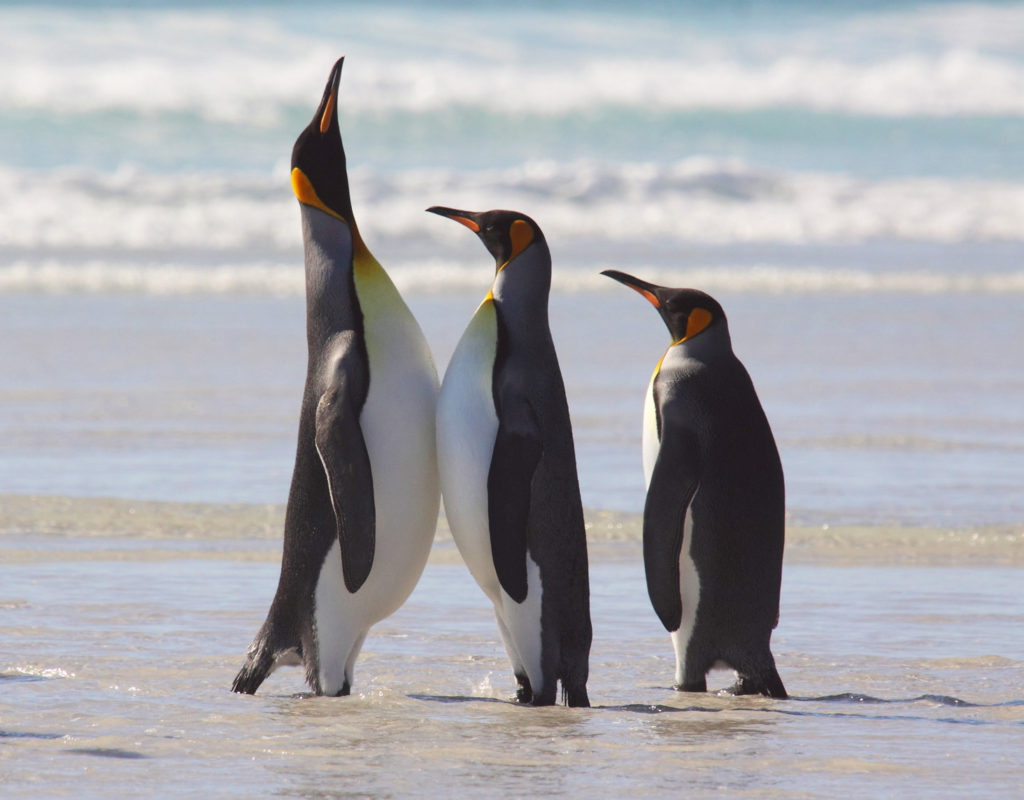
#> input picture assignment-27/Object Detection Ex/Input/pinguine3.jpg, 1024 x 800 px
$ jupyter execute pinguine.ipynb
#> lines starting #> are read from the running program, lines starting #| are printed output that depends on the picture; after the words box and inside, x2 and y2 are one past the last pixel; in counts of white or black regions, pixels touching at a corner belong together
[cell 1]
import cv2
import matplotlib.pyplot as plt

[cell 2]
org_img = cv2.imread( "Input/pinguine3.jpg" , cv2.IMREAD_GRAYSCALE)
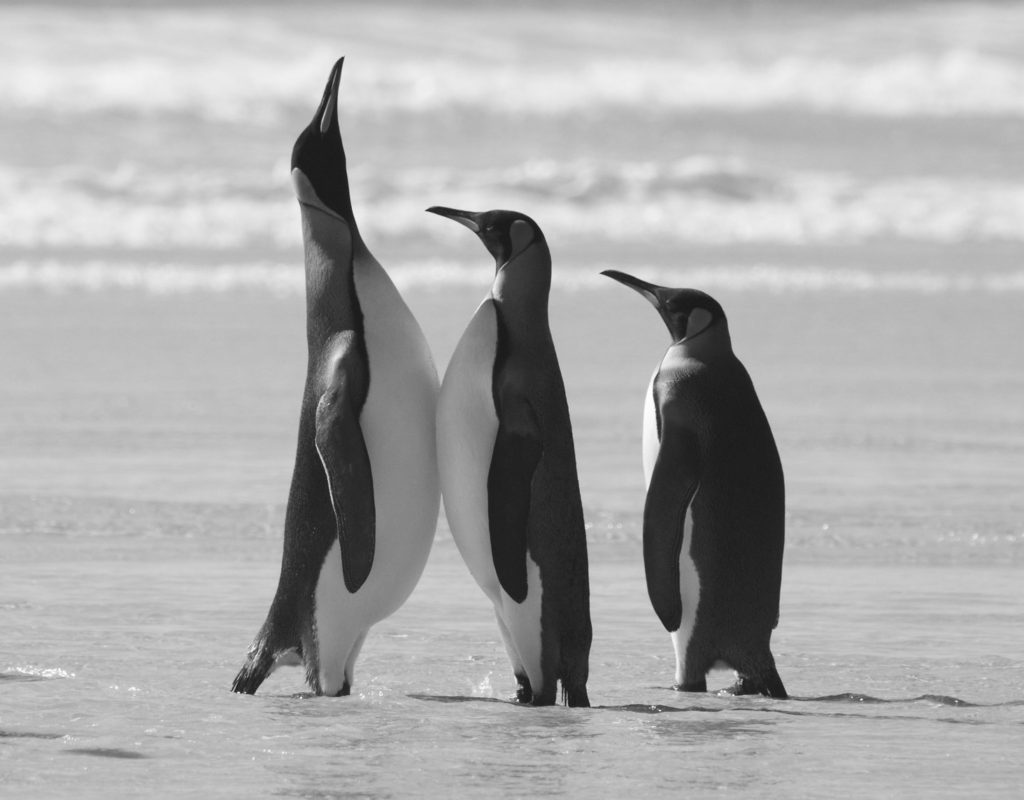
#> org_img: shape (800, 1024); min 15, max 255, mean 171.1
_ , img = cv2.threshold(org_img , 80 , 255 , cv2.THRESH_BINARY)
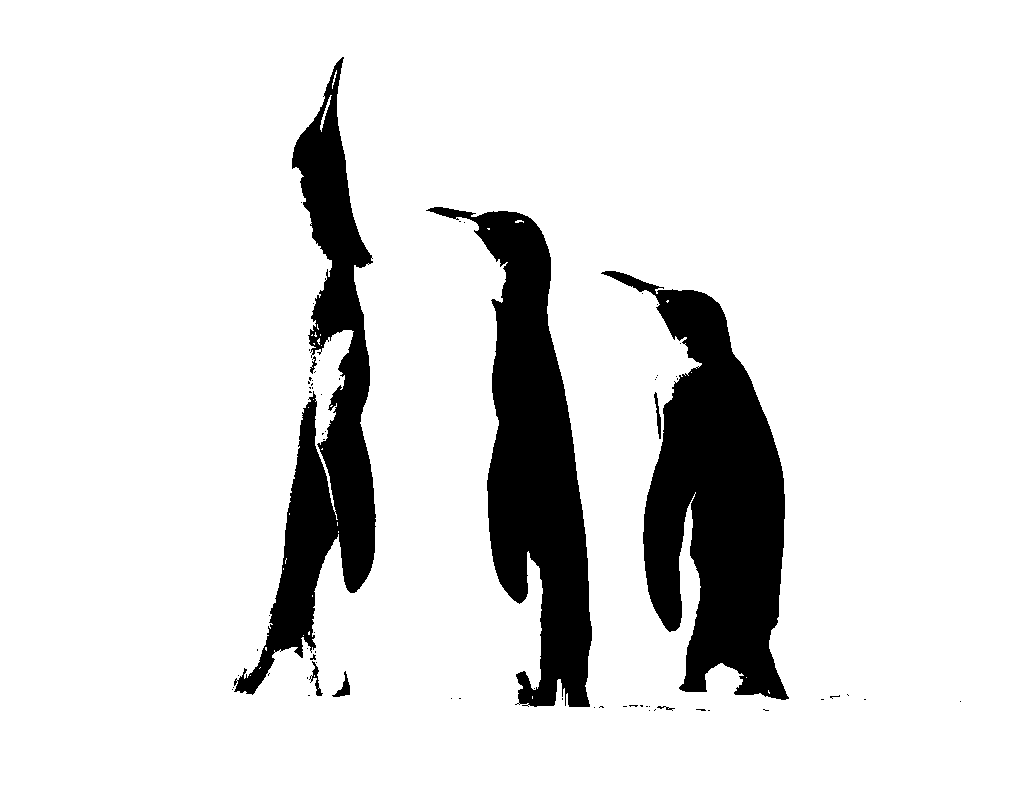
#> img: shape (800, 1024); 87.6% white; 69 black regions (61 under 20 px), largest, box (x1, y1, x2, y2) and area: (601, 271, 789, 700) 39232, (426, 207, 592, 707) 33342, (234, 57, 376, 695) 28198

[cell 3]
plt.imshow(img, cmap = "gray")

[cell 4]
img = 255 - img
#> img: shape (800, 1024); 12.4% white; 69 white regions (61 under 20 px)
plt.imshow(img, cmap = "gray")

[cell 5]
contours , _ = cv2.findContours(img, cv2.RETR_EXTERNAL, cv2.CHAIN_APPROX_NONE)
#> contours = 69 contours, 62 with area under 20; largest, box (x1, y1, x2, y2) and area: (601, 271, 789, 700) 38504, (426, 207, 592, 707) 32608, (234, 57, 376, 695) 27364, (332, 671, 350, 697) 136, (309, 661, 323, 696) 102, (654, 392, 661, 439) 90, (310, 356, 317, 374) 29
img_result = img.copy()

for c in contours:
    if len(c) > 200:
        x, y, w, h = cv2.boundingRect(c)
        cv2.rectangle(org_img, (x,y) , (x+w,y+h), (127,127,127), 4)
        plt.imshow(org_img, cmap = "gray")
#> this loop made 69 passes
#> (x, y, w, h) on passes 64, 67, 69: (601, 271, 188, 429), (426, 207, 166, 500), (234, 57, 142, 638)
#> c on passes 1, 2, 5, 6, 8, 9: [[708, 710], [709, 710]], [[649, 710]], [[655, 709], [654, 710]], [[594, 707]], [[649, 706]], [[646, 706], [647, 706]]
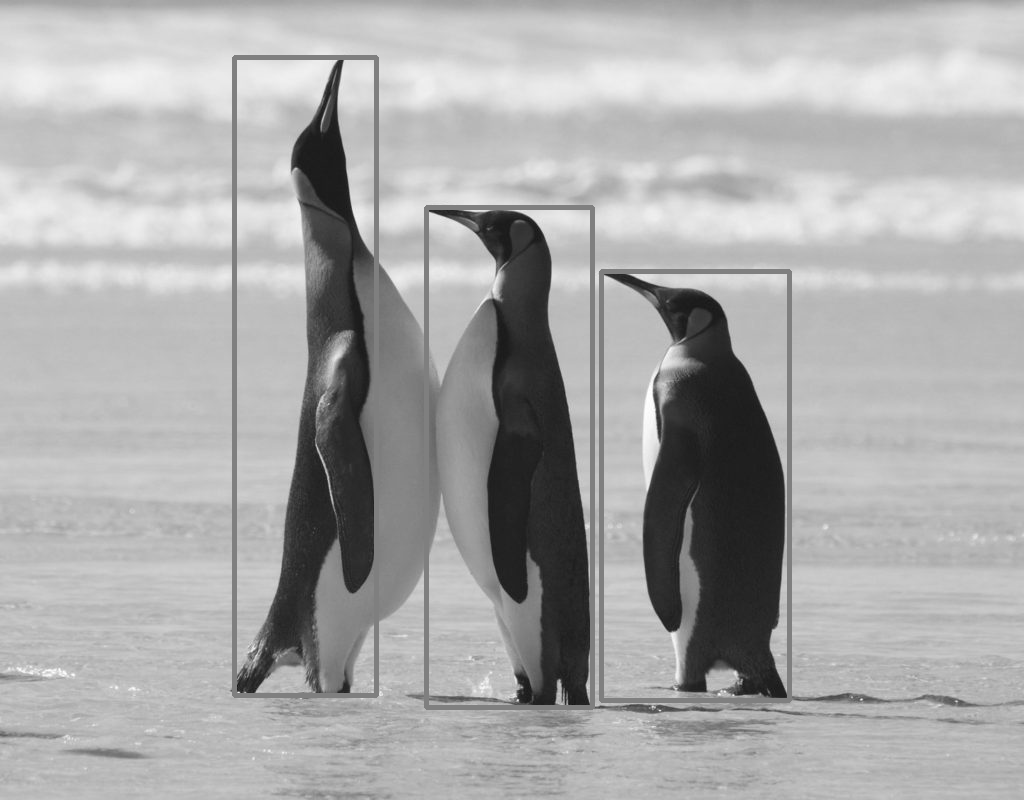
#> org_img: shape (800, 1024); 2.5% of pixels changed, all inside (x1, y1, x2, y2) = (232, 55, 792, 710)
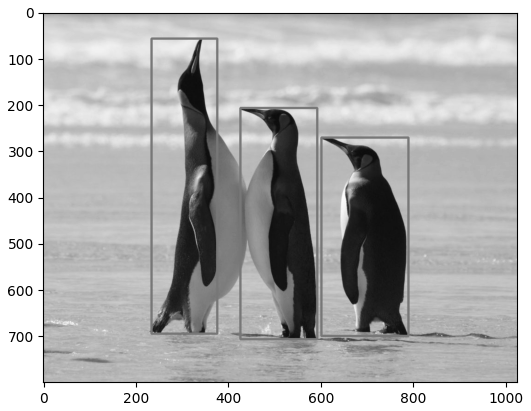
#> figure drawn by matplotlib, 1 panel

$ run again, with assignment-27/Object Detection Ex/Input/pinguine2.jpg copied over assignment-27/Object Detection Ex/Input/pinguine3.jpg
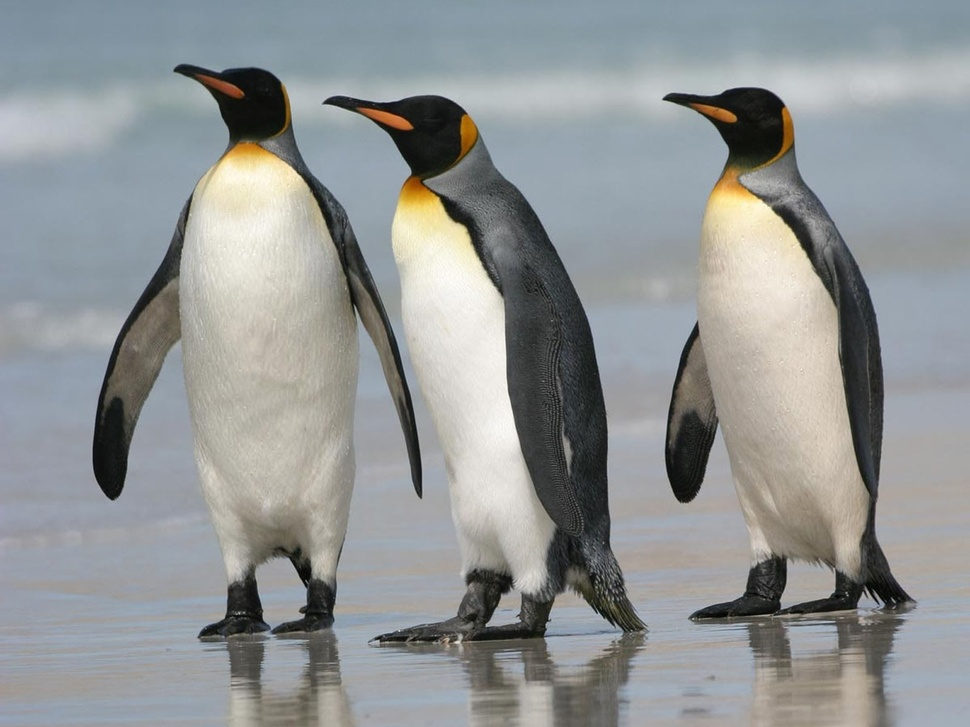
#> input picture assignment-27/Object Detection Ex/Input/pinguine2.jpg, 970 x 727 px, shrunk from 1600 x 1200 before the run
#> `_ , img = cv2.threshold(org_img , 80 , 255 , cv2.THRESH_BINARY)`:
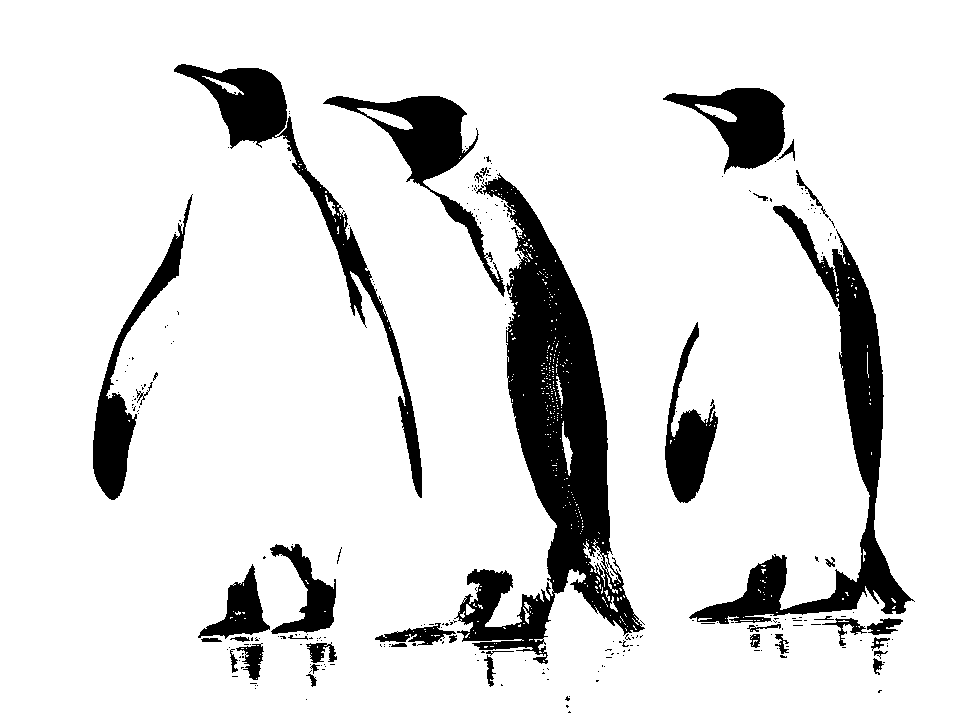
#> img: shape (727, 970); 87.7% white; 270 black regions (229 under 20 px), largest, box (x1, y1, x2, y2) and area: (454, 173, 645, 664) 31238, (689, 205, 915, 624) 15408, (174, 64, 422, 498) 9646
#> contours = 266 contours, 234 with area under 20; largest, box (x1, y1, x2, y2) and area: (454, 173, 645, 664) 31999, (689, 205, 915, 624) 14878, (174, 64, 422, 498) 9316, (323, 96, 505, 297) 6942, (663, 88, 785, 174) 5213
#> the loop `for c in contours:` made 266 passes
#> (x, y, w, h) on passes 122, 145, 152, 180, 219, 228, 248, 264: (375, 623, 81, 23), (198, 564, 72, 75), (270, 544, 66, 90), (665, 322, 53, 181), (689, 205, 226, 419), (93, 194, 100, 306), (454, 173, 191, 491), (323, 96, 182, 201)
#> `[cell 5] contours , _ = cv2.findContours(img, cv2.RETR_EXTERNAL, cv2.C..`:
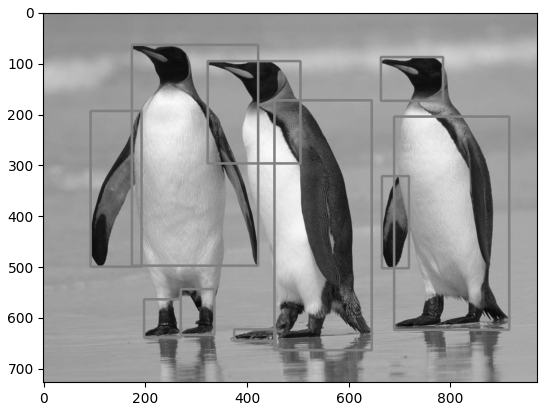
#> figure drawn by matplotlib, 1 panel
